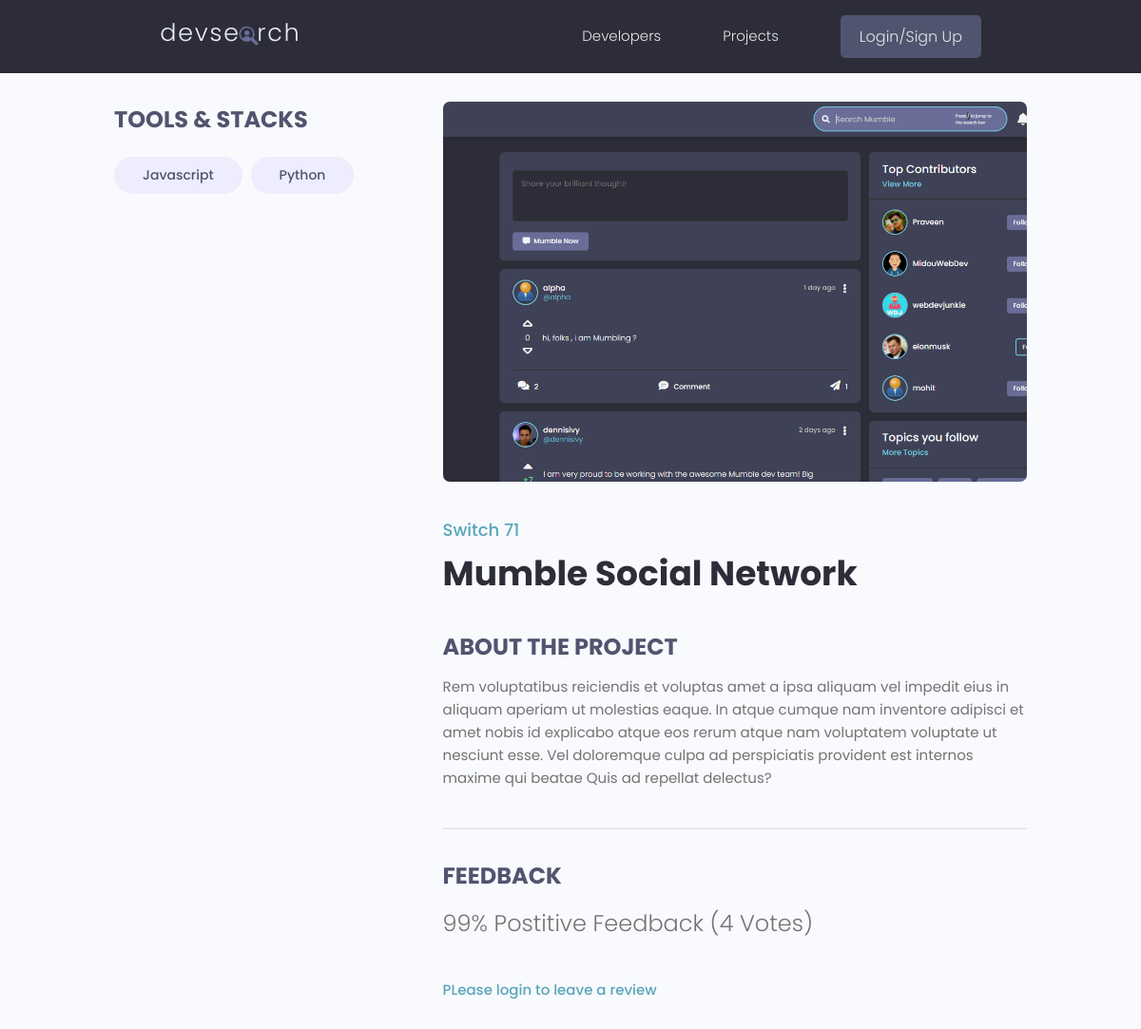
Page /projects/project/545e6a26-73c1-41c1-9790-152e5a9adc2f/ on the earlier database version.
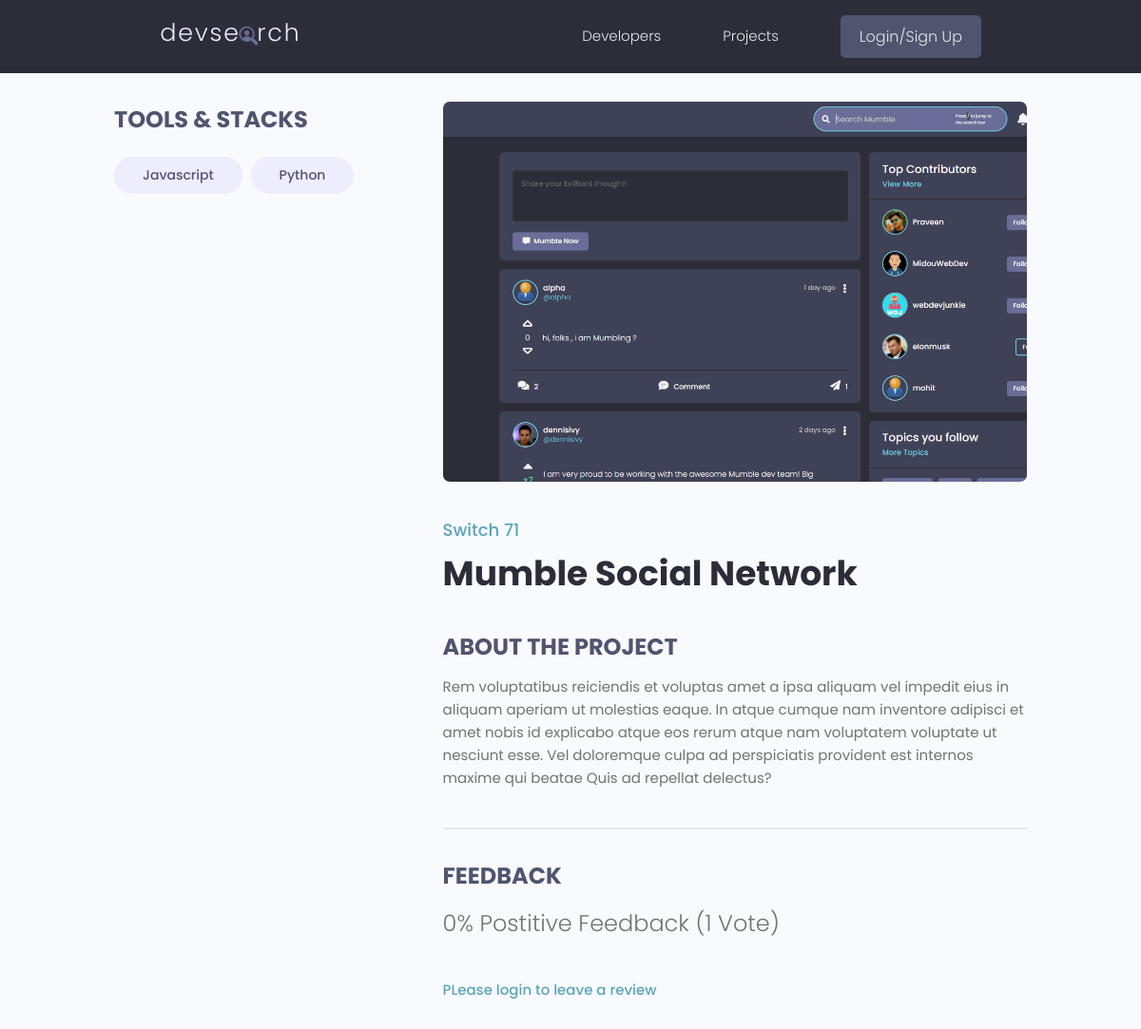
Same page on the later database version.
### projects/models.py (models this page shows, shortened)
class Project(models.Model):
    owner = models.ForeignKey(
        Profile, null=True, on_delete=models.SET_NULL)
    title = models.CharField(max_length=200)
    description = models.TextField(null=True, blank=True)
    featured_image = models.ImageField(null=True, blank=True, default="default.jpg")
    demo_link = models.CharField(max_length=2000,null=True, blank=True)
    source_link = models.CharField(max_length=2000,null=True, blank=True)
    tags = models.ManyToManyField('Tag', blank=True)
    vote_total = models.IntegerField(default=0, null = True, blank=True)
    vote_ratio = models.IntegerField(default=0, null = True, blank=True)
    created = models.DateTimeField(auto_now_add=True)
    id = models.UUIDField(default=uuid.uuid4, unique=True, primary_key=True, editable=False)
    class Meta:
        ordering = ['-vote_ratio', '-vote_total']
    @property
    def reviewers(self):
        queryset = self.review_set.all().values_list('owner__id', flat=True)
        return queryset

### users/models.py (models this page shows, shortened)
class Profile(models.Model):
    user = models.OneToOneField(User, on_delete=models.CASCADE, null=True, blank=True)
    name = models.CharField(max_length=200, blank=True, null=True)
    username = models.CharField(max_length=200, blank=True, null=True)
    email = models.EmailField(max_length=500, blank=True, null=True)
    location = models.CharField(max_length=200, blank=True, null=True)
    short_intro = models.TextField(max_length=200, blank=True, null=True)
    bio = models.TextField(blank=True, null=True)
    profile_image = models.ImageField(null=True, blank=True, upload_to='profiles/', default="profiles/user-default.png")
    social_github = models.CharField(max_length=200, blank=True, null=True)
    social_twitter = models.CharField(max_length=200, blank=True, null=True)
    social_linkedin = models.CharField(max_length=200, blank=True, null=True)
    social_youtube = models.CharField(max_length=200, blank=True, null=True)
    social_website = models.CharField(max_length=200, blank=True, null=True)
    created = models.DateTimeField(auto_now_add=True)
    id = models.UUIDField(default=uuid.uuid4, unique=True, primary_key=True, editable=False)

### projects/views.py (the view, shortened to what this page needs)
# urls.py: path('project/<str:pk>/', views.project , name="project"),
def project(request, pk):
    projectObj = Project.objects.get(id=pk)
    form = ReviewForm()
    context={'project' : projectObj, 'form' : form}
    return render(request, 'projects/single-project.html',context)

### projects/models.py (called while the page is built)
    def __str__(self):
        return self.name

### projects/templates/projects/single-project.html (shortened to what this page needs)
{% extends 'main.html' %}
    {% block content %}
  <main class="singleProject my-md">
    <div class="container">
      <div class="layout">
        <div class="column column--1of3">
          <h3 class="singleProject__subtitle">Tools & Stacks</h3>
          <div class="singleProject__toolStack">
            {% for tag in project.tags.all %}
            <span class="tag tag--pill tag--sub tag--lg">
              <small>{{tag}}</small>
            </span>
            {% endfor %}
          </div>
        </div>
        <div class="column column--2of3">
          <img class="singleProject__preview" src="{{ project.featured_image.url }}" alt="portfolio thumbnail" />
          <a href="{% url 'user-profile' project.owner.id %}" class="singleProject__developer">{{project.owner.name}}</a>
          <h2 class="singleProject__title">{{project.title}}</h2>
          <h3 class="singleProject__subtitle">About the Project</h3>
          <div class="singleProject__info">
            {{project.description}}
          </div>
          <div class="comments">
            <h3 class="singleProject__subtitle">Feedback</h3>
            <h5 class="project--rating">
              {{project.vote_ratio}}% Postitive Feedback ({{project.vote_total}} Vote{{project.vote_total|pluralize:"s"}})
            </h5>
            {% if request.user.profile.id in project.reviewers %}
            <p> You have already submited your review for this project</p>
            {% elif request.user.profile == project.owner %}
            <p>You cannot review your own project</p>
            {% else %}
            <a href="{% url 'login' %}?next={{request.path}}">PLease login to leave a review</a>
            {% endif %}
          </div>
        </div>
      </div>
    </div>
  </main>
    {% endblock content %}

Differences in the rows shown:
changed Project "Mumble Social Network": vote_ratio "99" → "0"; vote_total "4" → "1"
